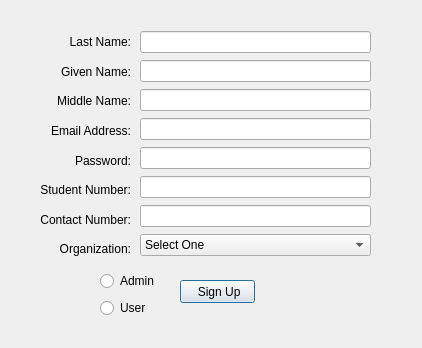
<?xml version="1.0" encoding="UTF-8"?>
<ui version="4.0">
 <class>Dialog</class>
 <widget class="QDialog" name="Dialog">
  <property name="geometry">
   <rect>
    <x>0</x>
    <y>0</y>
    <width>422</width>
    <height>348</height>
   </rect>
  </property>
  <property name="windowTitle">
   <string>Dialog</string>
  </property>
  <widget class="QPushButton" name="pushButton_signUp">
   <property name="geometry">
    <rect>
     <x>180</x>
     <y>280</y>
     <width>75</width>
     <height>23</height>
    </rect>
   </property>
   <property name="text">
    <string> Sign Up</string>
   </property>
  </widget>
  <widget class="QWidget" name="verticalLayoutWidget">
   <property name="geometry">
    <rect>
     <x>100</x>
     <y>270</y>
     <width>71</width>
     <height>51</height>
    </rect>
   </property>
   <layout class="QVBoxLayout" name="verticalLayout">
    <item>
     <widget class="QRadioButton" name="radioButton_admin">
      <property name="text">
       <string>Admin</string>
      </property>
     </widget>
    </item>
    <item>
     <widget class="QRadioButton" name="radioButton_User">
      <property name="text">
       <string>User </string>
      </property>
     </widget>
    </item>
   </layout>
  </widget>
  <widget class="QWidget" name="layoutWidget">
   <property name="geometry">
    <rect>
     <x>140</x>
     <y>30</y>
     <width>231</width>
     <height>231</height>
    </rect>
   </property>
   <layout class="QVBoxLayout" name="verticalLayout_3">
    <item>
     <widget class="QLineEdit" name="lineEdit_lastName">
      <property name="text">
       <string/>
      </property>
     </widget>
    </item>
    <item>
     <widget class="QLineEdit" name="lineEdit_givenName">
      <property name="text">
       <string/>
      </property>
     </widget>
    </item>
    <item>
     <widget class="QLineEdit" name="lineEdit_middleName">
      <property name="text">
       <string/>
      </property>
     </widget>
    </item>
    <item>
     <widget class="QLineEdit" name="lineEdit_emailAddress">
      <property name="text">
       <string/>
      </property>
     </widget>
    </item>
    <item>
     <widget class="QLineEdit" name="lineEdit_password">
      <property name="text">
       <string/>
      </property>
     </widget>
    </item>
    <item>
     <widget class="QLineEdit" name="lineEdit_studentNumber">
      <property name="text">
       <string/>
      </property>
     </widget>
    </item>
    <item>
     <widget class="QLineEdit" name="lineEdit_contactNum">
      <property name="text">
       <string/>
      </property>
     </widget>
    </item>
    <item>
     <widget class="QComboBox" name="comboBox_organization">
      <item>
       <property name="text">
        <string>Select One</string>
       </property>
      </item>
      <item>
       <property name="text">
        <string>Honor Society of Mapua (HSM)</string>
       </property>
      </item>
      <item>
       <property name="text">
        <string>Mapua Institute of Technology Student Catholic Actions (MITSCA)</string>
       </property>
      </item>
      <item>
       <property name="text">
        <string>Junior Philippine Computer Society - Mapua University (JPCS - MIT)</string>
       </property>
      </item>
      <item>
       <property name="text">
        <string>Institute of Electronics Engineers of the Philippines - Mapua Univeristy Chapter (IECEP-MIT)</string>
       </property>
      </item>
      <item>
       <property name="text">
        <string>Mapua Integrated Computer Organization (MICRO)</string>
       </property>
      </item>
      <item>
       <property name="text">
        <string>Engineering Through Imagination and Research - Academic Society (EIR-AS)</string>
       </property>
      </item>
      <item>
       <property name="text">
        <string>Philippine Institute of Civil Engineers (PICE)</string>
       </property>
      </item>
      <item>
       <property name="text">
        <string>American Concrete Institute (ACI)</string>
       </property>
      </item>
      <item>
       <property name="text">
        <string>New Item</string>
       </property>
      </item>
     </widget>
    </item>
   </layout>
  </widget>
  <widget class="QWidget" name="layoutWidget">
   <property name="geometry">
    <rect>
     <x>20</x>
     <y>30</y>
     <width>111</width>
     <height>231</height>
    </rect>
   </property>
   <layout class="QVBoxLayout" name="verticalLayout_4">
    <item>
     <widget class="QLabel" name="label_lastName">
      <property name="text">
       <string>        Last Name:</string>
      </property>
      <property name="alignment">
       <set>Qt::AlignRight|Qt::AlignTrailing|Qt::AlignVCenter</set>
      </property>
     </widget>
    </item>
    <item>
     <widget class="QLabel" name="label_givenName">
      <property name="text">
       <string>      Given Name:</string>
      </property>
      <property name="alignment">
       <set>Qt::AlignRight|Qt::AlignTrailing|Qt::AlignVCenter</set>
      </property>
     </widget>
    </item>
    <item>
     <widget class="QLabel" name="label_middleName">
      <property name="text">
       <string>     Middle Name:</string>
      </property>
      <property name="alignment">
       <set>Qt::AlignRight|Qt::AlignTrailing|Qt::AlignVCenter</set>
      </property>
     </widget>
    </item>
    <item>
     <widget class="QLabel" name="label_emailAddress">
      <property name="text">
       <string>    Email Address:</string>
      </property>
      <property name="alignment">
       <set>Qt::AlignRight|Qt::AlignTrailing|Qt::AlignVCenter</set>
      </property>
     </widget>
    </item>
    <item>
     <widget class="QLabel" name="label_password">
      <property name="text">
       <string>           Password:</string>
      </property>
      <property name="alignment">
       <set>Qt::AlignRight|Qt::AlignTrailing|Qt::AlignVCenter</set>
      </property>
     </widget>
    </item>
    <item>
     <widget class="QLabel" name="label_studentNumber">
      <property name="text">
       <string>Student Number:</string>
      </property>
      <property name="alignment">
       <set>Qt::AlignRight|Qt::AlignTrailing|Qt::AlignVCenter</set>
      </property>
     </widget>
    </item>
    <item>
     <widget class="QLabel" name="label_contantNum">
      <property name="text">
       <string>Contact Number:</string>
      </property>
      <property name="alignment">
       <set>Qt::AlignRight|Qt::AlignTrailing|Qt::AlignVCenter</set>
      </property>
     </widget>
    </item>
    <item>
     <widget class="QLabel" name="label_organization">
      <property name="text">
       <string>     Organization:</string>
      </property>
      <property name="alignment">
       <set>Qt::AlignRight|Qt::AlignTrailing|Qt::AlignVCenter</set>
      </property>
     </widget>
    </item>
   </layout>
  </widget>
 </widget>
 <tabstops>
  <tabstop>lineEdit_lastName</tabstop>
  <tabstop>lineEdit_givenName</tabstop>
  <tabstop>lineEdit_middleName</tabstop>
  <tabstop>lineEdit_emailAddress</tabstop>
  <tabstop>lineEdit_password</tabstop>
  <tabstop>lineEdit_studentNumber</tabstop>
  <tabstop>lineEdit_contactNum</tabstop>
  <tabstop>comboBox_organization</tabstop>
  <tabstop>radioButton_admin</tabstop>
  <tabstop>radioButton_User</tabstop>
  <tabstop>pushButton_signUp</tabstop>
 </tabstops>
 <resources/>
 <connections/>
</ui>
